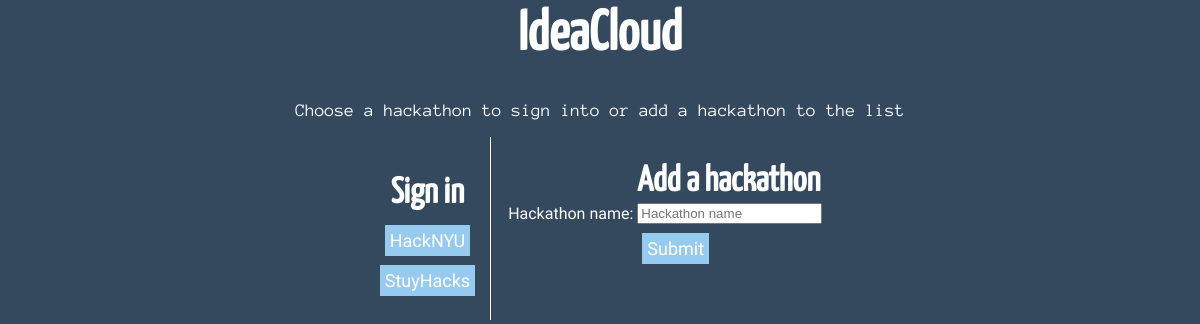
The app's page /home, older data.
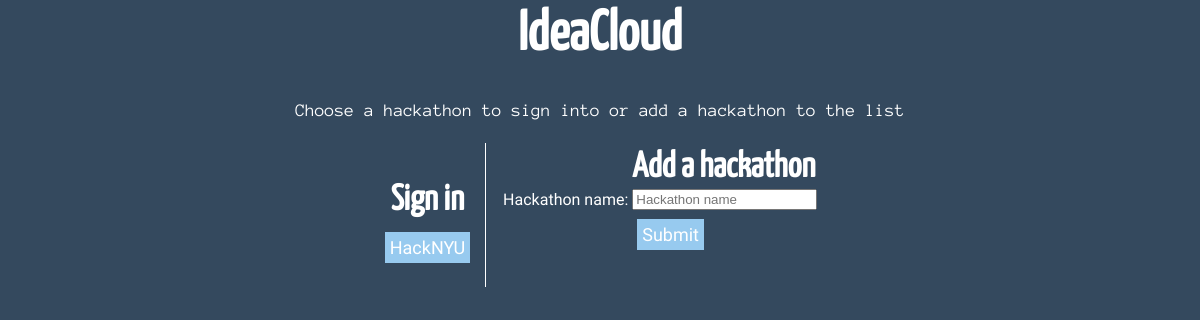
The same page, newer data.
### models.py (models this page shows, shortened)
class Hackathon(db.Model):
    id = db.Column(db.Integer, primary_key=True)
    name = db.Column(db.String(40))
    posts = db.relationship('Post', backref='hackathon', lazy=True)
    users = db.relationship('User', secondary=association_table, backref='hackathon', lazy=True)

### app.py (the view)
@app.route('/home', methods=['GET', 'POST'])
def home():
    if request.method == 'POST':
        hackathon_name = request.form.get('hackathon')
        if hackathon_name:
            h = Hackathon(hackathon_name)
            db.session.add(h)
            db.session.commit()
    hackathon = session.get('hackathon')
    if hackathon:
        return redirect('/feed')
    hackathons = Hackathon.query.filter_by().all()
    return render_template('choose_hackathon.html', hackathons=hackathons)

### templates/choose_hackathon.html (shortened to what this page needs)
<html>
  <head>
    <link href="/static/css/stylesheet.css" rel="stylesheet">
  </head>
  <body>
    <center>
      <a href="/" class="invis">
        <h1>IdeaCloud</h1>
      </a>
      <p class="fancy-text">Choose a hackathon to sign into or add a hackathon to the list</p>
      <div>
        <div id="login" class="dark-block">
          <h2>Sign in</h2>
          <br>
          {% for hackathon in hackathons %}
          <a class="button" href="/sign_in/{{ hackathon.id }}">{{ hackathon.name }}</a><br><br>
          {% endfor %}
        </div>
        <div class="dark-block">
          <table>
            <tr>
              <td></td>
              <td><h2>Add a hackathon</h2></td>
            </tr>
            <form action="/home" method="post">
              <tr>
                <label>
                  <td>Hackathon name:</td>
                  <td><input type="text" name="hackathon" placeholder="Hackathon name" /></td>
                </label>
              </tr>
              <tr>
                <td></td>
                <td><input class="button" type="submit" name="submit" value="Submit" /></td>
              </tr>
            </form>
          </table>
          {% for hackathon in hackathons %}
          <br>
          {% endfor %}
        </div>
      </div>
    </center>
  </body>
</html>

### static/css/stylesheet.css (style rules this page uses)
body { background-color: #34495e; color: white; font-family: Roboto; }
h1 { font-family: "Yanone Kaffeesatz"; font-size: 56px; }
h2 { font-family: "Yanone Kaffeesatz"; font-size: 36px; padding-bottom: 0px; margin-bottom: 0px; }
#login { border-right: 1px solid white; }
.dark-block { display: inline-block; padding: 10px; }
.fancy-text { font-size: 18px; font-family: "Anonymous Pro"; }
a.invis { text-decoration: none; color: white; }
.button { font-family: Roboto; font-size: 18px; background-color: #97caef; border: none; padding: 5px; margin: 5px; text-decoration: none; color: white; }

Row changes from the older to the newer data that the page shows:
removed Hackathon: name "StuyHacks"
